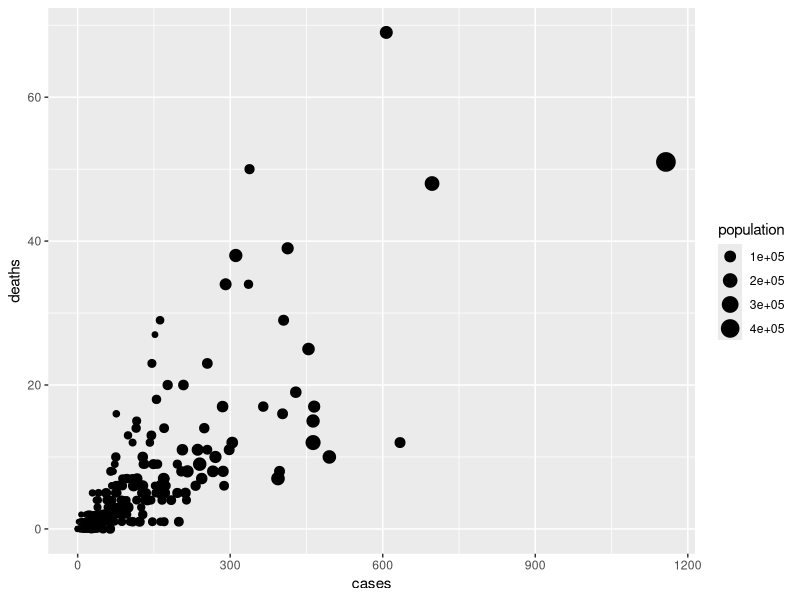
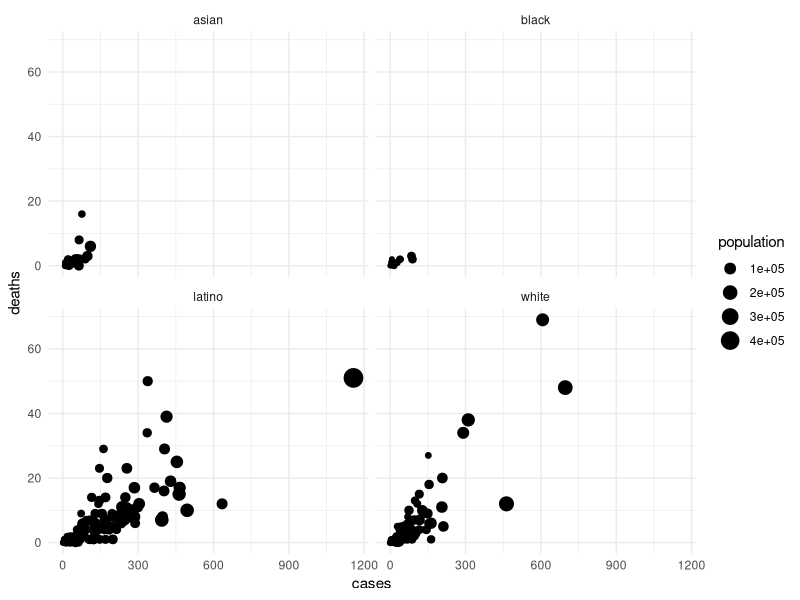
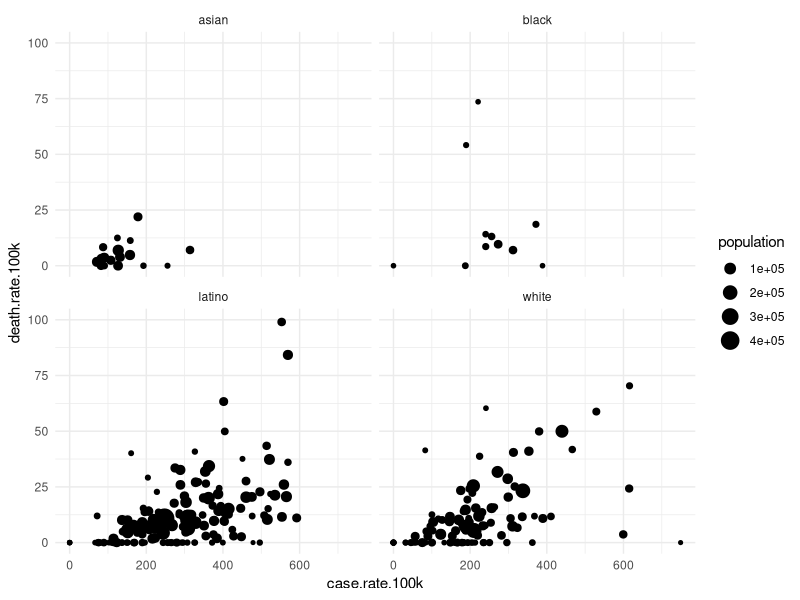

The R script that drew these images, in order:
library(tidyverse)

county.summary = read_csv('raw/city_community_table.csv')

county.summary

hood.list = read_csv('processed/countywide-statistical-areas-cleaned-list.csv')

hood.list

csa.race = read_csv('gis-census/csa-race.csv')

csa.race

csa.poverty = read_csv('gis-census/csa-poverty.csv')

csa.poverty


hood.list %>% 
  select(csa.hood.name, original.label = original.labels) %>% 
  separate_rows(original.label, sep = ' \\| ')

csa.hoods.now = county.summary %>% 
  rename(original.label = geo_merge) %>% 
  left_join(
    hood.list %>% 
      select(csa.hood.name, original.label = original.labels) %>% 
      separate_rows(original.label, sep = ' \\| ')
  ) %>% 
  group_by(csa.hood.name) %>% 
  summarise(
    cases = sum(cases_final),
    deaths = sum(deaths_final),
    persons.tested = sum(persons_tested_final),
    population = sum(population)
  ) %>% 
  bind_rows(
    tribble(
      ~csa.hood.name, ~cases, ~deaths, ~persons.tested, ~population,
      'Long Beach', 1157, 51, NA_real_, 467354,
      'Pasadena', 607, 69, NA_real_, 138101,
    )
  ) %>% 
  mutate(
    case.rate.100k = cases / population * 100000,
    death.rate.100k = deaths / population * 100000,
  ) %>% 
  left_join(
    csa.race %>% 
      select(csa.hood.name = hood.name, top.group, is.majority)
  ) %>% 
  left_join(
    csa.poverty %>%
      select(csa.hood.name = hood.name, pct.below.poverty) %>% 
      mutate(
        poverty.bin = case_when(
          pct.below.poverty >= 0.15 ~ 'high',
          pct.below.poverty >= 0.05 & pct.below.poverty < 0.15 ~ 'medium',
          pct.below.poverty < 0.05 ~ 'low'
        )
      )
  )

csa.hoods.now

csa.hoods.now %>% 
  ggplot(aes(cases, deaths, size = population)) +
  geom_point()

csa.hoods.now %>% 
  # filter(cases > 0) %>% 
  # filter(deaths > 0) %>% 
  ggplot(aes(cases, deaths, size = population)) +
  facet_wrap(. ~ top.group) +
  # coord_trans(x = 'log10', y = 'log10') +
  geom_point() +
  theme_minimal()


csa.hoods.now %>% 
  # filter(case.rate.100k > 0) %>% 
  # filter(death.rate.100k > 0) %>% 
  ggplot(aes(case.rate.100k, death.rate.100k, size = population)) +
  geom_point() +
  facet_wrap(. ~ top.group) +
  scale_x_continuous(limits = c(0, 750)) +
  scale_y_continuous(limits = c(0, 100)) +
  # coord_trans(x = 'log10', y = 'log10') +
  theme_minimal()
